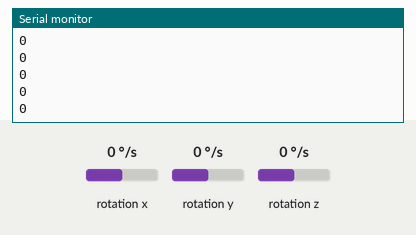
This sketch was run on a simulated Arduino Uno, built with avr-gcc and run on an emulated ATmega328P. Shown: the last lines printed to the serial monitor. Wiring (inferred from the names in the program): L3G4200D gyroscope at I2C address 0x6B. The test bench sets the inputs (shaded band); at power-on: rotation z 0 °/s, rotation x 0 °/s, rotation y 0 °/s.

Above: at 1.2 s.
1.3 s: rotation z set to -192 °/s
At 2.1 s:
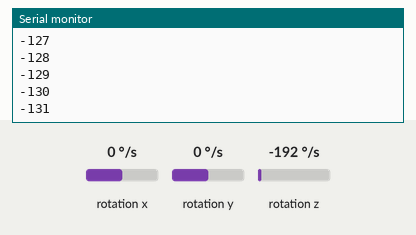
2.8 s: rotation z set to 100 °/s
At 3.7 s:
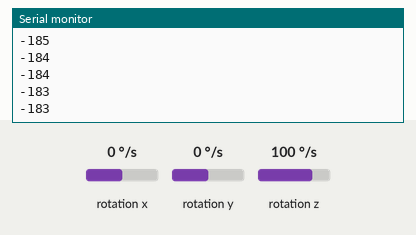
Timing chart, 0 to 5.8 s (numbered marks = the images above; inputs shaded):
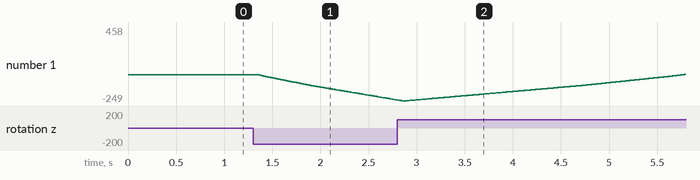

The sketch:

Gyro.ino
```cpp
#include <Arduino_FreeRTOS.h>
#include "ci2c.h"

#define    L3GD20_REGISTER_WHO_AM_I             0x0F   // 11010100   r
#define   L3GD20_REGISTER_CTRL_REG1            0x20   // 00000111   rw
#define   L3GD20_REGISTER_CTRL_REG2            0x21   // 00000000   rw
#define   L3GD20_REGISTER_CTRL_REG3            0x22   // 00000000   rw
#define   L3GD20_REGISTER_CTRL_REG4            0x23   // 00000000   rw
#define   L3GD20_REGISTER_CTRL_REG5            0x24   // 00000000   rw
#define   L3GD20_REGISTER_REFERENCE            0x25   // 00000000   rw
#define   L3GD20_REGISTER_OUT_TEMP             0x26   //            r
#define   L3GD20_REGISTER_STATUS_REG           0x27   //            r
#define   L3GD20_REGISTER_OUT_X_L              0x28   //            r
#define   L3GD20_REGISTER_OUT_X_H              0x29   //            r
#define   L3GD20_REGISTER_OUT_Y_L              0x2A   //            r
#define   L3GD20_REGISTER_OUT_Y_H              0x2B   //            r
#define   L3GD20_REGISTER_OUT_Z_L              0x2C   //            r
#define   L3GD20_REGISTER_OUT_Z_H              0x2D   //            r
#define   L3GD20_REGISTER_FIFO_CTRL_REG        0x2E   // 00000000   rw
#define   L3GD20_REGISTER_FIFO_SRC_REG         0x2F   //            r
#define   L3GD20_REGISTER_INT1_CFG             0x30   // 00000000   rw
#define   L3GD20_REGISTER_INT1_SRC             0x31   //            r
#define   L3GD20_REGISTER_TSH_XH               0x32   // 00000000   rw
#define   L3GD20_REGISTER_TSH_XL               0x33   // 00000000   rw
#define   L3GD20_REGISTER_TSH_YH               0x34   // 00000000   rw
#define   L3GD20_REGISTER_TSH_YL               0x35   // 00000000   rw
#define   L3GD20_REGISTER_TSH_ZH               0x36   // 00000000   rw
#define   L3GD20_REGISTER_TSH_ZL               0x37   // 00000000   rw
#define   L3GD20_REGISTER_INT1_DURATION        0x38   // 00000000   rw

#define L3GD20_SENSITIVITY_250DPS  (0.00875F)      // Roughly 22/256 for fixed point match

#define   GYRO_ADDRESS  0x6B

void TaskGyro(void *pvParameters); // Update gyro degrees

float gyroAngle = 0;
int16_t gyroDegrees = 0;
uint8_t gyroLoopCount = 0;
I2C_SLAVE gyro; // Gyroscope I2C object

// Get the degrees from the gyro
int16_t GetDegrees() {
  //while(xSemaphoreTake(gyroSemaphore, (TickType_t) 10) == pdFALSE) {} // Wait on semaphore
  //return (int16_t)(gyroAngle * 9.0); // This scale factor gets it to the angle in degrees in integer
  return (int16_t)(gyroAngle / 2.0);
  //xSemaphoreGive(gyroSemaphore); // Release the semaphore
}

// Read a byte over I2C, helper function
uint8_t i2cRead8(uint8_t reg) {
  uint8_t out[1];
  I2C_read(&gyro, reg, &out[0], 1); // read 1 byte at reg into out
  return out[0];
}

// Write a byte over I2C, helper function
void i2cWrite8(uint8_t reg, uint8_t value) {
  uint8_t in[1];
  in[0] = value;
  I2C_write(&gyro, reg, &in[0], 1); // write 1 byte from in into reg
}

void GyroSetup() {
  I2C_init(I2C_FM); // init I2C bus

  // Initialize the gyro
  //while(xSemaphoreTake(gyroSemaphore, (TickType_t) 10) == pdFALSE) {} // Wait on semaphore
  I2C_slave_init(&gyro, GYRO_ADDRESS, I2C_8B_REG);
  uint8_t id = i2cRead8(L3GD20_REGISTER_WHO_AM_I); // get ID, for testing
  i2cWrite8(L3GD20_REGISTER_CTRL_REG1, 0x0F); // Normal mode, enable all three channels
  i2cWrite8(L3GD20_REGISTER_CTRL_REG4, 0x00); // Make sure it's 250 dps resolution
  //xSemaphoreGive(gyroSemaphore); // Release the semaphore
  //Serial.print("ID: ");
  //Serial.println(id);
}

// Setup the tasks
void taskSetup() {
  // Create tasks
  xTaskCreate(
    TaskGyro, // task function
    (const portCHAR *)"Gyro", // task name string
    120, // stack size
    NULL, // nothing
    0, // Priority, 0 is lowest
    NULL); // nothing
}

void setup() {
  Serial.begin(9600);
  GyroSetup();
  taskSetup();

}

void loop() {}

// task code
void TaskGyro(void *pvParameters) {
  (void) pvParameters;
   // Task setup here (like set a pin mode)
   // Task loop here
   while(1) { /* begin task loop */

    uint8_t xhi, xlo, ylo, yhi, zlo, zhi;
    uint8_t out[6];
    float gyroValue = 0;
    //while(xSemaphoreTake(gyroSemaphore, (TickType_t) 10) == pdFALSE) {} // Wait on semaphore
    I2C_read(&gyro, (L3GD20_REGISTER_OUT_X_L | 0x80), &out[0], 6); // read six bytes for position data
    zlo = out[4];
    zhi = out[5];
    gyroValue = (int16_t)(zlo | (zhi << 8)) * L3GD20_SENSITIVITY_250DPS; // scale the value
    if(abs(gyroValue) >= 1.0) { // noise floor
      gyroAngle += gyroValue / 100.0; // integrate the value
    }
      gyroLoopCount++;
      if(gyroLoopCount > 130) { // Handle drift, not perfect, but better than nothing
        gyroLoopCount = 0;
        gyroAngle -= 0.01;
      }
    //xSemaphoreGive(gyroSemaphore); // Release the semaphore
    Serial.print(GetDegrees());
    //Serial.print(gyroAngle);
    //Serial.print(", ");
    //Serial.print(gyroValue);
    //Serial.print(",");
    //Serial.print(zlo);
    //Serial.print(", ");
    //Serial.println(zhi);
    Serial.println();
    vTaskDelay(10 / portTICK_PERIOD_MS); // Schedule to run every 250ms, may need to lower this if there is a noticable pause in between switching the other tasks
   }
}
```

ci2c.h
```cpp
// (licence header left out)
/****************************************************************/
#ifndef __CI2C_H__
  #define __CI2C_H__
/****************************************************************/

#if defined(DOXY)
  // Define gcc __attribute__ as void when Doxygen runs
  #define __attribute__(a)  //!< GCC attribute (ignored by Doxygen)
#endif

#if (ARDUINO >= 100)
  #include <Arduino.h>
#else
  #include <WProgram.h>
#endif

#include <inttypes.h>
#include <stdbool.h>


#ifdef __cplusplus
extern "C" {
#endif

#define DEF_CI2C_NB_RETRIES   3   //!< Default cI2C transaction retries
#define DEF_CI2C_TIMEOUT    100   //!< Default cI2C timeout


/*!\enum enI2C_RW
** \brief I2C RW bit enumeration
** \attribute packed enum
**/
typedef enum __attribute__((__packed__)) enI2C_RW {
  I2C_WRITE = 0,  //!< I2C rw bit (write)
  I2C_READ    //!< I2C rw bit (read)
} I2C_RW;


/*!\enum enI2C_SPEED
** \brief I2C bus speed
** \attribute packed enum
**/
typedef enum __attribute__((__packed__)) enI2C_SPEED {
  I2C_STD = 100,    //!< I2C Standard (100KHz)
  I2C_FM = 400,   //!< I2C Fast Mode (400KHz)
  I2C_FMP = 1000,   //!< I2C Fast mode + (1MHz): will set speed to Fast Mode (up to 400KHz on avr)
  I2C_HS = 3400   //!< I2C High Speed (3.4MHz): will set speed to Fast Mode (up to 400KHz on avr)
} I2C_SPEED;


/*!\enum enI2C_STATUS
** \brief I2C slave status
** \attribute packed enum
**/
typedef enum __attribute__((__packed__)) enI2C_STATUS {
  I2C_OK = 0x00,  //!< I2C OK
  I2C_BUSY,   //!< I2C Bus busy
  I2C_NACK    //!< I2C Not Acknowledge
} I2C_STATUS;

/*!\enum enI2C_INT_SIZE
** \brief I2C slave internal address registers size
** \attribute packed enum
**/
typedef enum __attribute__((__packed__)) enI2C_INT_SIZE {
  I2C_NO_REG = 0x00,  //!< Internal address registers not applicable for slave
  I2C_8B_REG,     //!< Slave internal address registers space is 8bits wide
  I2C_16B_REG     //!< Slave internal address registers space is 16bits wide
} I2C_INT_SIZE;


typedef bool (*ci2c_fct_ptr) (void*, const uint16_t, uint8_t*, const uint16_t); //!< i2c read/write function pointer typedef


/*!\struct StructI2CSlave
** \brief ci2c slave config and control parameters
** \attribute packed struct
**/
typedef struct __attribute__((__packed__)) StructI2CSlave {
  /*!\struct cfg
  ** \brief ci2c slave parameters
  **/
  struct {
    uint8_t     addr;   //!< Slave address
    I2C_INT_SIZE  reg_size; //!< Slave internal registers size
    ci2c_fct_ptr  wr;     //!< Slave write function pointer
    ci2c_fct_ptr  rd;     //!< Slave read function pointer
  } cfg;
  uint16_t      reg_addr; //!< Internal current register address
  I2C_STATUS      status;   //!< Status of the last communications
} I2C_SLAVE;


/***************************/
/*** I2C SLAVE FUNCTIONS ***/
/***************************/

/*!\brief Init an I2C slave structure for cMI2C communication
** \param [in] slave - pointer to the I2C slave structure to init
** \param [in] sl_addr - I2C slave address
** \param [in] reg_sz - internal register map size
** \return nothing
**/
void I2C_slave_init(I2C_SLAVE * slave, const uint8_t sl_addr, const I2C_INT_SIZE reg_sz);

/*!\brief Redirect slave I2C read/write function (if needed for advanced use)
** \param [in] slave - pointer to the I2C slave structure to init
** \param [in] func - pointer to read/write function to affect
** \param [in] rw - 0 = write function, 1 = read function
** \return nothing
**/
void I2C_slave_set_rw_func(I2C_SLAVE * slave, const ci2c_fct_ptr func, const I2C_RW rw);

/*!\brief Change I2C slave address
** \param [in, out] slave - pointer to the I2C slave structure to init
** \param [in] sl_addr - I2C slave address
** \return true if new address set (false if address is >7Fh)
**/
bool I2C_slave_set_addr(I2C_SLAVE * slave, const uint8_t sl_addr);

/*!\brief Change I2C registers map size (for access)
** \param [in, out] slave - pointer to the I2C slave structure
** \param [in] reg_sz - internal register map size
** \return true if new size is correct (false otherwise and set to 16bit by default)
**/
bool I2C_slave_set_reg_size(I2C_SLAVE * slave, const I2C_INT_SIZE reg_sz);

/*!\brief Get I2C slave address
** \attribute inline
** \param [in] slave - pointer to the I2C slave structure
** \return I2C slave address
**/
inline uint8_t __attribute__((__always_inline__)) I2C_slave_get_addr(const I2C_SLAVE * slave) {
  return slave->cfg.addr; }

/*!\brief Get I2C register map size (for access)
** \attribute inline
** \param [in] slave - pointer to the I2C slave structure
** \return register map using 16bits if true (1Byte otherwise)
**/
inline bool __attribute__((__always_inline__)) I2C_slave_get_reg_size(const I2C_SLAVE * slave) {
  return slave->cfg.reg_size; }

/*!\brief Get I2C current register address (addr may passed this way in procedures if contigous accesses)
** \attribute inline
** \param [in] slave - pointer to the I2C slave structure
** \return current register map address
**/
inline uint16_t __attribute__((__always_inline__)) I2C_slave_get_reg_addr(const I2C_SLAVE * slave) {
  return slave->reg_addr; }


/*************************/
/*** I2C BUS FUNCTIONS ***/
/*************************/

/*!\brief Enable I2c module on arduino board (including pull-ups,
 *        enabling of ACK, and setting clock frequency)
** \param [in] speed - I2C bus speed in KHz
** \return nothing
**/
void I2C_init(const uint16_t speed);

/*!\brief Disable I2c module on arduino board (releasing pull-ups, and TWI control)
** \return nothing
**/
void I2C_uninit();

/*!\brief Change I2C frequency
** \param [in] speed - I2C bus speed in KHz (max 400KHz on AVR)
** \return Configured bus speed
**/
uint16_t I2C_set_speed(const uint16_t speed);

/*!\brief Change I2C ack timeout
** \param [in] timeout - I2C ack timeout (500 ms max)
** \return Configured timeout
**/
uint16_t I2C_set_timeout(const uint16_t timeout);

/*!\brief Change I2C message retries (in case of failure)
** \param [in] retries - I2C number of retries (max of 8)
** \return Configured number of retries
**/
uint8_t I2C_set_retries(const uint8_t retries);

/*!\brief Get I2C busy status
** \return true if busy
**/
bool I2C_is_busy(void);

/*!\brief This function writes the provided data to the address specified.
** \param [in, out] slave - pointer to the I2C slave structure
** \param [in] reg_addr - register address in register map
** \param [in] data - pointer to the first byte of a block of data to write
** \param [in] bytes - indicates how many bytes of data to write
** \return I2C_STATUS status of write attempt
**/
I2C_STATUS I2C_write(I2C_SLAVE * slave, const uint16_t reg_addr, uint8_t * data, const uint16_t bytes);

/*!\brief This inline is a wrapper to I2C_write in case of contigous operations
** \attribute inline
** \param [in, out] slave - pointer to the I2C slave structure
** \param [in] data - pointer to the first byte of a block of data to write
** \param [in] bytes - indicates how many bytes of data to write
** \return I2C_STATUS status of write attempt
**/
inline I2C_STATUS __attribute__((__always_inline__)) I2C_write_next(I2C_SLAVE * slave, uint8_t * data, const uint16_t bytes) {
  return I2C_write(slave, slave->reg_addr, data, bytes); }

/*!\brief This function reads data from the address specified and stores this
 *        data in the area provided by the pointer.
** \param [in, out] slave - pointer to the I2C slave structure
** \param [in] reg_addr - register address in register map
** \param [in, out] data - pointer to the first byte of a block of data to read
** \param [in] bytes - indicates how many bytes of data to read
** \return I2C_STATUS status of read attempt
**/
I2C_STATUS I2C_read(I2C_SLAVE * slave, const uint16_t reg_addr, uint8_t * data, const uint16_t bytes);

/*!\brief This inline is a wrapper to I2C_read in case of contigous operations
** \attribute inline
** \param [in, out] slave - pointer to the I2C slave structure
** \param [in] data - pointer to the first byte of a block of data to read
** \param [in] bytes - indicates how many bytes of data to read
** \return I2C_STATUS status of read attempt
**/
inline I2C_STATUS __attribute__((__always_inline__)) I2C_read_next(I2C_SLAVE * slave, uint8_t * data, const uint16_t bytes) {
  return I2C_read(slave, slave->reg_addr, data, bytes); }


/***********************************/
/***  cI2C LOW LEVEL FUNCTIONS   ***/
/*** THAT MAY BE USEFUL FOR DVPT ***/
/***********************************/
/*!\brief I2C bus reset (Release SCL and SDA lines and re-enable module)
** \return nothing
**/
void I2C_reset(void);

/*!\brief Send start condition
** \return true if start condition acknowledged (false otherwise)
**/
bool I2C_start(void);

/*!\brief Send stop condition
** \return true if stop condition acknowledged (false otherwise)
**/
bool I2C_stop(void);

/*!\brief Send byte on bus
** \param [in] dat - data to be sent
** \return true if data sent acknowledged (false otherwise)
**/
bool I2C_wr8(const uint8_t dat);

/*!\brief Receive byte from bus
** \param [in] ack - true if wait for ack
** \return true if data reception acknowledged (false otherwise)
**/
uint8_t I2C_rd8(const bool ack);

/*!\brief Send I2C address
** \param [in] slave - pointer to the I2C slave structure
** \param [in] rw - read/write transaction
** \return true if I2C chip address sent acknowledged (false otherwise)
**/
bool I2C_sndAddr(I2C_SLAVE * slave, const I2C_RW rw);


#ifdef __cplusplus
}
#endif

#endif
```

Source omitted: ci2c.c (15117 bytes)

Measured:
- after the input at 1.3 s, the serial monitor: prints a new line after 0.07 s (image 1)
- plotted number 1: 0 → -239 after the input at 1.3 s
